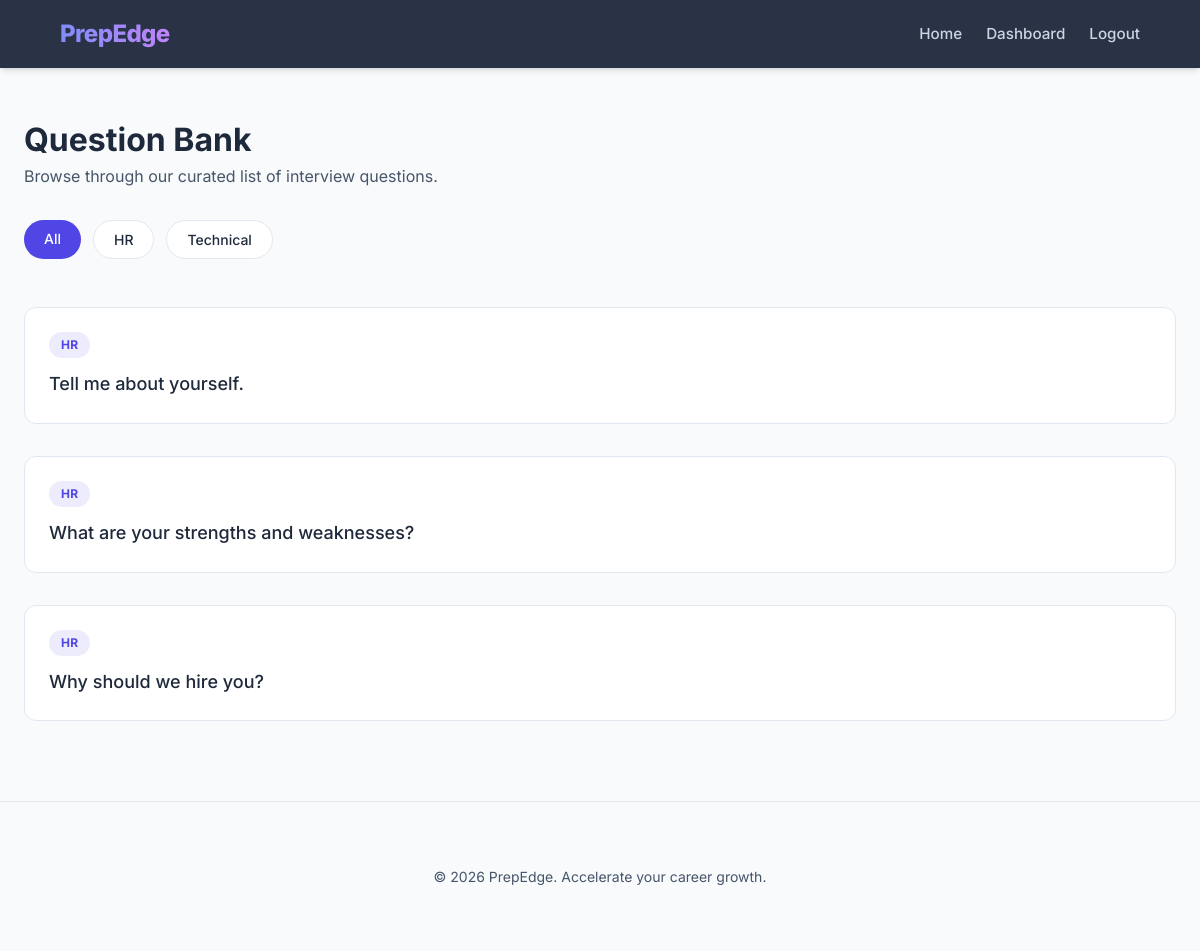
Page /questions?category=HR (signed in) on the earlier database version.
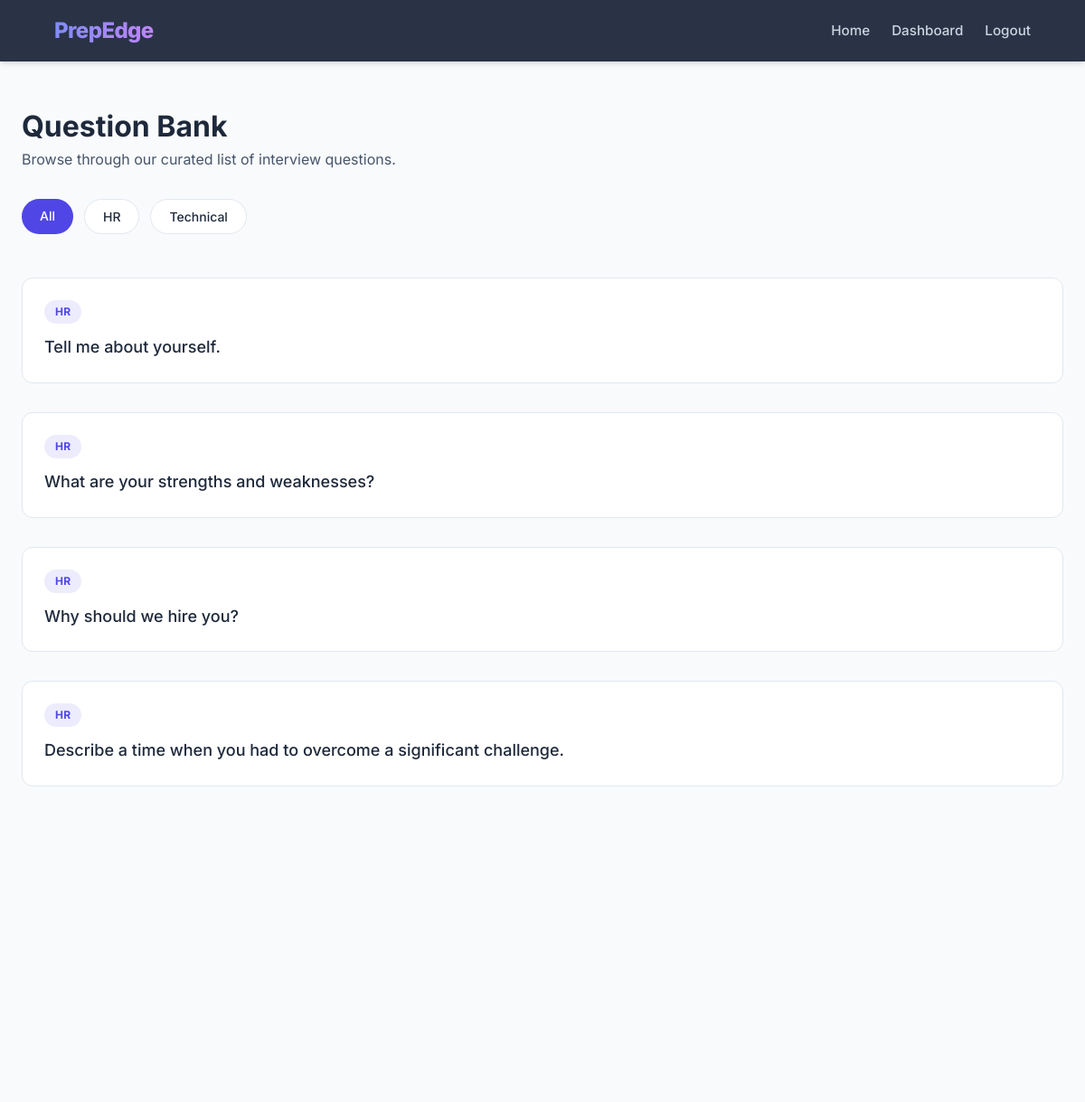
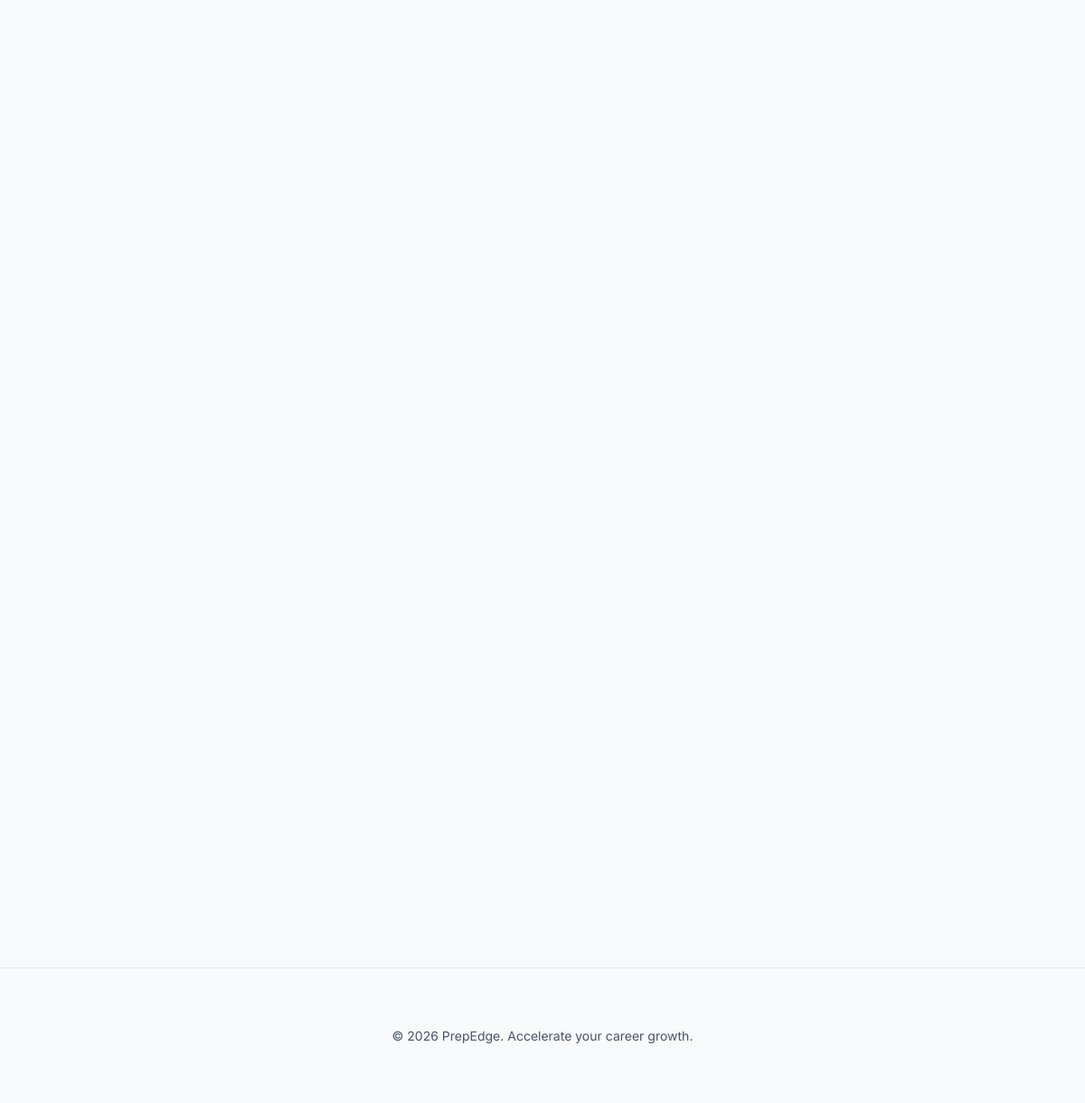
Same page on the later database version (2 pictures, top to bottom).
### tables this page shows
CREATE TABLE questions (
    id INTEGER PRIMARY KEY AUTOINCREMENT,
    category TEXT NOT NULL,
    question TEXT NOT NULL
);

### app.py (the view)
@app.route("/questions")
def questions():
    if "user" not in session:
        return redirect(url_for("login"))
    category = request.args.get("category")
    conn = sqlite3.connect("database.db")
    cursor = conn.cursor()
    if category:
        cursor.execute(
            "SELECT category, question FROM questions WHERE category=?",
            (category,)
        )
    else:
        cursor.execute("SELECT category, question FROM questions")
    questions = cursor.fetchall()
    conn.close()
    return render_template("questions.html", questions=questions, selected_category=category)

### templates/questions.html (shortened to what this page needs)
{% extends "base.html" %}
{% block content %}
<div class="dashboard">
    <header style="margin-bottom: 2rem;">
        <h1 style="font-size: 2rem;">Question Bank</h1>
        <p style="color: var(--text-muted);">Browse through our curated list of interview questions.</p>
    </header>
    <div class="filters"
        style="display: flex; gap: 0.75rem; margin-bottom: 2.5rem; overflow-x: auto; padding-bottom: 0.5rem;">
        <a href="/questions" class="filter-btn"
            style="padding: 0.5rem 1.25rem; background: var(--primary); color: white; border-radius: 9999px; text-decoration: none; font-size: 0.875rem; font-weight: 500;">All</a>
        <a href="/questions?category=HR" class="filter-btn"
            style="padding: 0.5rem 1.25rem; background: white; border: 1px solid var(--border); color: var(--text-main); border-radius: 9999px; text-decoration: none; font-size: 0.875rem; font-weight: 500; transition: var(--transition);">HR</a>
        <a href="/questions?category=Technical" class="filter-btn"
            style="padding: 0.5rem 1.25rem; background: white; border: 1px solid var(--border); color: var(--text-main); border-radius: 9999px; text-decoration: none; font-size: 0.875rem; font-weight: 500; transition: var(--transition);">Technical</a>
    </div>
    <div style="display: grid; gap: 1rem;">
        {% for category, question in questions %}
        <div class="question-card"
            style="display: flex; flex-direction: column; align-items: flex-start; gap: 0.75rem;">
            <span class="badge">{{ category }}</span>
            <p style="font-size: 1.125rem; font-weight: 500; line-height: 1.6;">{{ question }}</p>
        </div>
        {% endfor %}
    </div>
</div>
{% endblock %}

### templates/base.html (shortened to what this page needs)
<!DOCTYPE html>
<html lang="en">
<head>
    <link rel="stylesheet" href="{{ url_for('static', filename='css/style.css') }}">
</head>
<body>
    <nav class="navbar">
        <div class="logo">PrepEdge</div>
        <div class="nav-links">
            <a href="/">Home</a>
            {% if session.get('user') %}
            <a href="/dashboard">Dashboard</a>
            <a href="/logout">Logout</a>
            {% else %}
            <a href="/login">Login</a>
            <a href="/signup">Sign Up</a>
            {% endif %}
        </div>
    </nav>
    <main>
        {% block content %}
        {% endblock %}
    </main>
    <footer
        style="text-align: center; padding: 4rem 1rem; color: var(--text-muted); font-size: 0.875rem; border-top: 1px solid var(--border); margin-top: 4rem;">
        <p>&copy; 2026 PrepEdge. Accelerate your career growth.</p>
    </footer>
</body>
</html>

### static/css/style.css (style rules this page uses)
:root { --primary: #4f46e5; --primary-hover: #4338ca; --secondary: #64748b; --secondary-hover: #475569; --accent: #06b6d4; --bg-main: #f8fafc; --bg-card: #ffffff; --text-main: #1e293b; --text-muted: #475569; --border: #e2e8f0; --shadow-sm: 0 1px 2px 0 rgb(0 0 0 / 0.05); --shadow: 0 4px 6px -1px rgb(0 0 0 / 0.1), 0 2px 4px -2px rgb(0 0 0 / 0.1); --shadow-lg: 0 10px 15px -3px rgb(0 0 0 / 0.1), 0 4px 6px -4px rgb(0 0 0 / 0.1); --radius: 12px; --transition: all 0.3s cubic-bezier(0.4, 0, 0.2, 1); }
* { box-sizing: border-box; margin: 0; padding: 0; }
body { font-family: 'Inter', system-ui, -apple-system, sans-serif; background-color: var(--bg-main); color: var(--text-main); line-height: 1.5; overflow-x: hidden; }
html { scroll-behavior: smooth; }
.navbar { display: flex; justify-content: space-between; align-items: center; background: rgba(30, 41, 59, 0.95); backdrop-filter: blur(10px); padding: 1rem 5%; position: sticky; top: 0; z-index: 1000; box-shadow: var(--shadow); }
.logo { color: white; font-size: 1.5rem; font-weight: 800; letter-spacing: -0.025em; background: linear-gradient(to right, #818cf8, #c084fc); -webkit-background-clip: text; background-clip: text; -webkit-text-fill-color: transparent; }
.nav-links { display: flex; gap: 1.5rem; }
.nav-links a { color: #cbd5e1; text-decoration: none; font-weight: 500; font-size: 0.95rem; transition: var(--transition); position: relative; }
.nav-links a::after { content: ''; position: absolute; width: 0; height: 2px; bottom: -4px; left: 0; background-color: var(--primary); transition: var(--transition); }
.dashboard { max-width: 1200px; margin: 3rem auto; padding: 0 1.5rem; }
.question-card { background: var(--bg-card); padding: 1.5rem; margin-bottom: 1rem; border-radius: var(--radius); border: 1px solid var(--border); transition: var(--transition); }
.badge { background: rgba(79, 70, 229, 0.1); color: var(--primary); font-size: 0.75rem; font-weight: 700; padding: 0.25rem 0.75rem; border-radius: 9999px; text-transform: uppercase; letter-spacing: 0.025em; }
.reveal { opacity: 0; transform: translateY(30px); transition: all 0.8s cubic-bezier(0.4, 0, 0.2, 1); }
.reveal-visible { opacity: 1; transform: translateY(0); }

Differences in the rows shown:
added questions: category "HR", question "Describe a time when you had to overcome a significant challenge."
